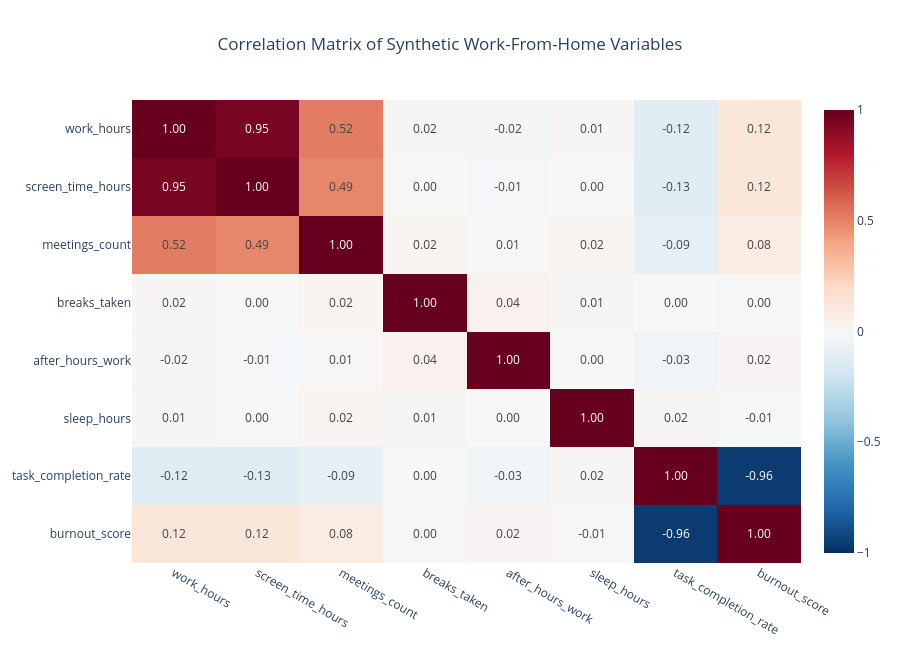

Source (notebook cell):
### Code cell
import plotly.express as px

# Correlation heatmap for numerical variables

heatmap_variables = [
    "work_hours",
    "screen_time_hours",
    "meetings_count",
    "breaks_taken",
    "after_hours_work",
    "sleep_hours",
    "task_completion_rate",
    "burnout_score"
]

heatmap_corr = wfh[heatmap_variables].corr()

fig = px.imshow(
    heatmap_corr,
    text_auto=".2f",
    aspect="auto",
    color_continuous_scale="RdBu_r",
    zmin=-1,
    zmax=1,
    title="Correlation Matrix of Synthetic Work-From-Home Variables"
)

fig.update_layout(
    template="plotly_white",
    title_x=0.5,
    height=650
)

fig.show()

### Figure 1 — Plotly figure (JSON) as saved in the notebook; plotly's stock layout.template omitted (floating-point values rounded to 4 significant figures)
{"data": [{"coloraxis": "coloraxis", "hovertemplate": "x: %{x}<br>y: %{y}<br>color: %{z}<extra></extra>", "name": "0", "texttemplate": "%{z:.2f}", "type": "heatmap", "x": ["work_hours", "screen_time_hours", "meetings_count", "breaks_taken", "after_hours_work", "sleep_hours", "task_completion_rate", "burnout_score"], "xaxis": "x", "y": ["work_hours", "screen_time_hours", "meetings_count", "breaks_taken", "after_hours_work", "sleep_hours", "task_completion_rate", "burnout_score"], "yaxis": "y", "z": [[1.0, 0.9544, 0.5173, 0.01634, -0.01531, 0.0119, -0.1237, 0.1193], [0.9544, 1.0, 0.49, 0.003195, -0.009111, 0.001836, -0.1253, 0.1226], [0.5173, 0.49, 1.0, 0.02428, 0.007542, 0.023, -0.09268, 0.085], [0.01634, 0.003195, 0.02428, 1.0, 0.0395, 0.01197, 0.003297, 0.003992], [-0.01531, -0.009111, 0.007542, 0.0395, 1.0, -7.362e-05, -0.03355, 0.01797], [0.0119, 0.001836, 0.023, 0.01197, -7.362e-05, 1.0, 0.01577, -0.006151], [-0.1237, -0.1253, -0.09268, 0.003297, -0.03355, 0.01577, 1.0, -0.96], [0.1193, 0.1226, 0.085, 0.003992, 0.01797, -0.006151, -0.96, 1.0]]}], "layout": {"coloraxis": {"cmax": 1, "cmin": -1, "colorscale": [[0, "rgb(5,48,97)"], [0.1, "rgb(33,102,172)"], [0.2, "rgb(67,147,195)"], [0.3, "rgb(146,197,222)"], [0.4, "rgb(209,229,240)"], [0.5, "rgb(247,247,247)"], [0.6, "rgb(253,219,199)"], [0.7, "rgb(244,165,130)"], [0.8, "rgb(214,96,77)"], [0.9, "rgb(178,24,43)"], [1, "rgb(103,0,31)"]]}, "height": 650, "title": {"text": "Correlation Matrix of Synthetic Work-From-Home Variables", "x": 0.5}, "xaxis": {"anchor": "y", "domain": [0, 1]}, "yaxis": {"anchor": "x", "autorange": "reversed", "domain": [0, 1]}}}
